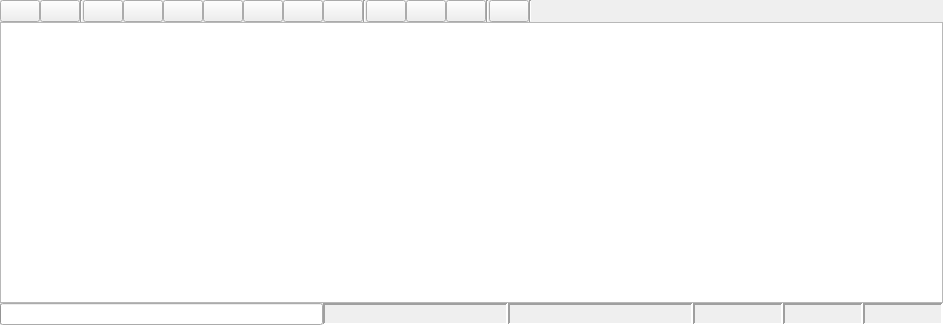
<?xml version="1.0" encoding="UTF-8"?>
<ui version="4.0">
 <class>Bag</class>
 <widget class="QWidget" name="Bag">
  <property name="geometry">
   <rect>
    <x>0</x>
    <y>0</y>
    <width>943</width>
    <height>325</height>
   </rect>
  </property>
  <property name="windowTitle">
   <string>Bag</string>
  </property>
  <layout class="QVBoxLayout" name="verticalLayout">
   <property name="spacing">
    <number>0</number>
   </property>
   <property name="leftMargin">
    <number>0</number>
   </property>
   <property name="topMargin">
    <number>0</number>
   </property>
   <property name="rightMargin">
    <number>0</number>
   </property>
   <property name="bottomMargin">
    <number>0</number>
   </property>
   <item>
    <layout class="QHBoxLayout" name="horizontalLayout">
     <item>
      <widget class="QPushButton" name="load_button">
       <property name="toolTip">
        <string>Load Bag</string>
       </property>
       <property name="text">
        <string/>
       </property>
       <property name="iconSize">
        <size>
         <width>16</width>
         <height>16</height>
        </size>
       </property>
      </widget>
     </item>
     <item>
      <widget class="QPushButton" name="save_button">
       <property name="toolTip">
        <string>Save Bag</string>
       </property>
       <property name="text">
        <string/>
       </property>
       <property name="iconSize">
        <size>
         <width>16</width>
         <height>16</height>
        </size>
       </property>
      </widget>
     </item>
     <item>
      <widget class="Line" name="line_3">
       <property name="orientation">
        <enum>Qt::Vertical</enum>
       </property>
      </widget>
     </item>
     <item>
      <widget class="QPushButton" name="begin_button">
       <property name="toolTip">
        <string>Go To Beginning</string>
       </property>
       <property name="text">
        <string/>
       </property>
       <property name="iconSize">
        <size>
         <width>16</width>
         <height>16</height>
        </size>
       </property>
      </widget>
     </item>
     <item>
      <widget class="QPushButton" name="slower_button">
       <property name="toolTip">
        <string>Slower / Rewind</string>
       </property>
       <property name="text">
        <string/>
       </property>
       <property name="iconSize">
        <size>
         <width>16</width>
         <height>16</height>
        </size>
       </property>
      </widget>
     </item>
     <item>
      <widget class="QPushButton" name="previous_button">
       <property name="toolTip">
        <string>Previous frame</string>
       </property>
       <property name="text">
        <string/>
       </property>
       <property name="iconSize">
        <size>
         <width>16</width>
         <height>16</height>
        </size>
       </property>
      </widget>
     </item>
     <item>
      <widget class="QPushButton" name="play_button">
       <property name="toolTip">
        <string>Play / Pause</string>
       </property>
       <property name="text">
        <string/>
       </property>
       <property name="iconSize">
        <size>
         <width>16</width>
         <height>16</height>
        </size>
       </property>
       <property name="checkable">
        <bool>true</bool>
       </property>
      </widget>
     </item>
     <item>
      <widget class="QPushButton" name="next_button">
       <property name="toolTip">
        <string>Next frame</string>
       </property>
       <property name="text">
        <string/>
       </property>
       <property name="iconSize">
        <size>
         <width>16</width>
         <height>16</height>
        </size>
       </property>
      </widget>
     </item>
     <item>
      <widget class="QPushButton" name="faster_button">
       <property name="toolTip">
        <string>Fast Forward</string>
       </property>
       <property name="text">
        <string/>
       </property>
       <property name="iconSize">
        <size>
         <width>16</width>
         <height>16</height>
        </size>
       </property>
      </widget>
     </item>
     <item>
      <widget class="QPushButton" name="end_button">
       <property name="toolTip">
        <string>Go To End</string>
       </property>
       <property name="text">
        <string/>
       </property>
       <property name="iconSize">
        <size>
         <width>16</width>
         <height>16</height>
        </size>
       </property>
      </widget>
     </item>
     <item>
      <widget class="Line" name="line">
       <property name="orientation">
        <enum>Qt::Vertical</enum>
       </property>
      </widget>
     </item>
     <item>
      <widget class="QPushButton" name="zoom_in_button">
       <property name="toolTip">
        <string>Zoom In</string>
       </property>
       <property name="text">
        <string/>
       </property>
       <property name="iconSize">
        <size>
         <width>16</width>
         <height>16</height>
        </size>
       </property>
      </widget>
     </item>
     <item>
      <widget class="QPushButton" name="zoom_out_button">
       <property name="toolTip">
        <string>Zoom Out</string>
       </property>
       <property name="text">
        <string/>
       </property>
       <property name="iconSize">
        <size>
         <width>16</width>
         <height>16</height>
        </size>
       </property>
      </widget>
     </item>
     <item>
      <widget class="QPushButton" name="zoom_all_button">
       <property name="toolTip">
        <string>Zoom Home</string>
       </property>
       <property name="text">
        <string/>
       </property>
       <property name="iconSize">
        <size>
         <width>16</width>
         <height>16</height>
        </size>
       </property>
      </widget>
     </item>
     <item>
      <widget class="Line" name="line_2">
       <property name="orientation">
        <enum>Qt::Vertical</enum>
       </property>
      </widget>
     </item>
     <item>
      <widget class="QPushButton" name="thumbs_button">
       <property name="toolTip">
        <string>Toggle Thumbnails</string>
       </property>
       <property name="text">
        <string/>
       </property>
       <property name="iconSize">
        <size>
         <width>16</width>
         <height>16</height>
        </size>
       </property>
       <property name="checkable">
        <bool>true</bool>
       </property>
      </widget>
     </item>
     <item>
      <widget class="Line" name="line_4">
       <property name="orientation">
        <enum>Qt::Vertical</enum>
       </property>
      </widget>
     </item>
     <item>
      <spacer name="horizontalSpacer">
       <property name="orientation">
        <enum>Qt::Horizontal</enum>
       </property>
       <property name="sizeHint" stdset="0">
        <size>
         <width>40</width>
         <height>20</height>
        </size>
       </property>
      </spacer>
     </item>
    </layout>
   </item>
   <item>
    <widget class="BagGraphicsView" name="graphics_view">
     <property name="horizontalScrollBarPolicy">
      <enum>Qt::ScrollBarAlwaysOff</enum>
     </property>
    </widget>
   </item>
   <item>
    <layout class="QHBoxLayout" name="status_bar_layout">
     <item>
      <widget class="QProgressBar" name="progress_bar">
       <property name="sizePolicy">
        <sizepolicy hsizetype="Minimum" vsizetype="Fixed">
         <horstretch>0</horstretch>
         <verstretch>0</verstretch>
        </sizepolicy>
       </property>
       <property name="value">
        <number>0</number>
       </property>
       <property name="textVisible">
        <bool>false</bool>
       </property>
      </widget>
     </item>
     <item>
      <widget class="QLabel" name="stamp_label">
       <property name="maximumSize">
        <size>
         <width>185</width>
         <height>16777215</height>
        </size>
       </property>
       <property name="toolTip">
        <string>Timestamp of the current playhead location</string>
       </property>
       <property name="frameShape">
        <enum>QFrame::Panel</enum>
       </property>
       <property name="frameShadow">
        <enum>QFrame::Sunken</enum>
       </property>
       <property name="lineWidth">
        <number>2</number>
       </property>
       <property name="text">
        <string/>
       </property>
      </widget>
     </item>
     <item>
      <widget class="QLabel" name="date_label">
       <property name="maximumSize">
        <size>
         <width>185</width>
         <height>16777215</height>
        </size>
       </property>
       <property name="toolTip">
        <string>Date and time of the current playhead location</string>
       </property>
       <property name="frameShape">
        <enum>QFrame::Panel</enum>
       </property>
       <property name="frameShadow">
        <enum>QFrame::Sunken</enum>
       </property>
       <property name="lineWidth">
        <number>2</number>
       </property>
       <property name="text">
        <string/>
       </property>
      </widget>
     </item>
     <item>
      <widget class="QLabel" name="seconds_label">
       <property name="minimumSize">
        <size>
         <width>0</width>
         <height>0</height>
        </size>
       </property>
       <property name="maximumSize">
        <size>
         <width>90</width>
         <height>16777215</height>
        </size>
       </property>
       <property name="toolTip">
        <string>Number of seconds the current playhead location is from the beginning of the bag</string>
       </property>
       <property name="frameShape">
        <enum>QFrame::Panel</enum>
       </property>
       <property name="frameShadow">
        <enum>QFrame::Sunken</enum>
       </property>
       <property name="lineWidth">
        <number>2</number>
       </property>
       <property name="text">
        <string/>
       </property>
      </widget>
     </item>
     <item>
      <widget class="QLabel" name="playspeed_label">
       <property name="maximumSize">
        <size>
         <width>80</width>
         <height>16777215</height>
        </size>
       </property>
       <property name="toolTip">
        <string>Playback speed</string>
       </property>
       <property name="frameShape">
        <enum>QFrame::Panel</enum>
       </property>
       <property name="frameShadow">
        <enum>QFrame::Sunken</enum>
       </property>
       <property name="lineWidth">
        <number>2</number>
       </property>
       <property name="text">
        <string/>
       </property>
      </widget>
     </item>
     <item>
      <widget class="QLabel" name="filesize_label">
       <property name="maximumSize">
        <size>
         <width>80</width>
         <height>16777215</height>
        </size>
       </property>
       <property name="toolTip">
        <string>Bag size</string>
       </property>
       <property name="frameShape">
        <enum>QFrame::Panel</enum>
       </property>
       <property name="frameShadow">
        <enum>QFrame::Sunken</enum>
       </property>
       <property name="lineWidth">
        <number>2</number>
       </property>
       <property name="text">
        <string/>
       </property>
      </widget>
     </item>
    </layout>
   </item>
  </layout>
 </widget>
 <customwidgets>
  <customwidget>
   <class>BagGraphicsView</class>
   <extends>QGraphicsView</extends>
   <header>rqt_bag.bag_widget</header>
  </customwidget>
 </customwidgets>
 <resources/>
 <connections/>
</ui>
